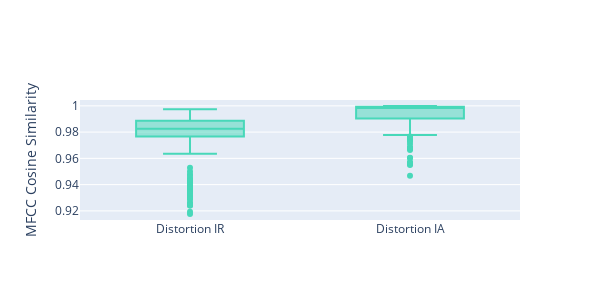

Write notebook code for a chart like this one.
### Code cell
fig_name = 'mfcc_cosine_similarity_box_plot'
fig      = go.Figure()

for i, cos_sim_result in enumerate(all_results):
    fig.add_box(
        x    = np.ones(len(cos_sim_result[1])) * i,
        y    = cos_sim_result[1],
        name = cos_sim_result[0],
    )
    fig.update_traces(line_color='#48d8b9')

fig.update_layout(
    width       = 600,
    height      = 300,
    yaxis_title = 'MFCC Cosine Similarity',
    showlegend  = False,
    xaxis       = dict(
        tickvals= np.arange(0, len(lst_fxx)),
        ticktext= lst_fxx
    )
    
)

# fig.write_image('../results/{}.pdf'.format(fig_name))
# fig.show()

### Figure 1 — Plotly figure (JSON) as saved in the notebook; plotly's stock layout.template omitted (floating-point values rounded to 4 significant figures; data arrays with more than 128 entries replaced by an {"elided": "..."} marker saying what was removed)
{"data": [{"line": {"color": "#48d8b9"}, "name": "Distortion IR", "type": "box", "x": {"elided": "320 int values"}, "y": {"elided": "320 float values"}}, {"line": {"color": "#48d8b9"}, "name": "Distortion IA", "type": "box", "x": {"elided": "320 int values"}, "y": {"elided": "320 float values"}}], "layout": {"height": 300, "showlegend": false, "width": 600, "xaxis": {"ticktext": ["Distortion IR", "Distortion IA"], "tickvals": [0, 1]}, "yaxis": {"title": {"text": "MFCC Cosine Similarity"}}}}
